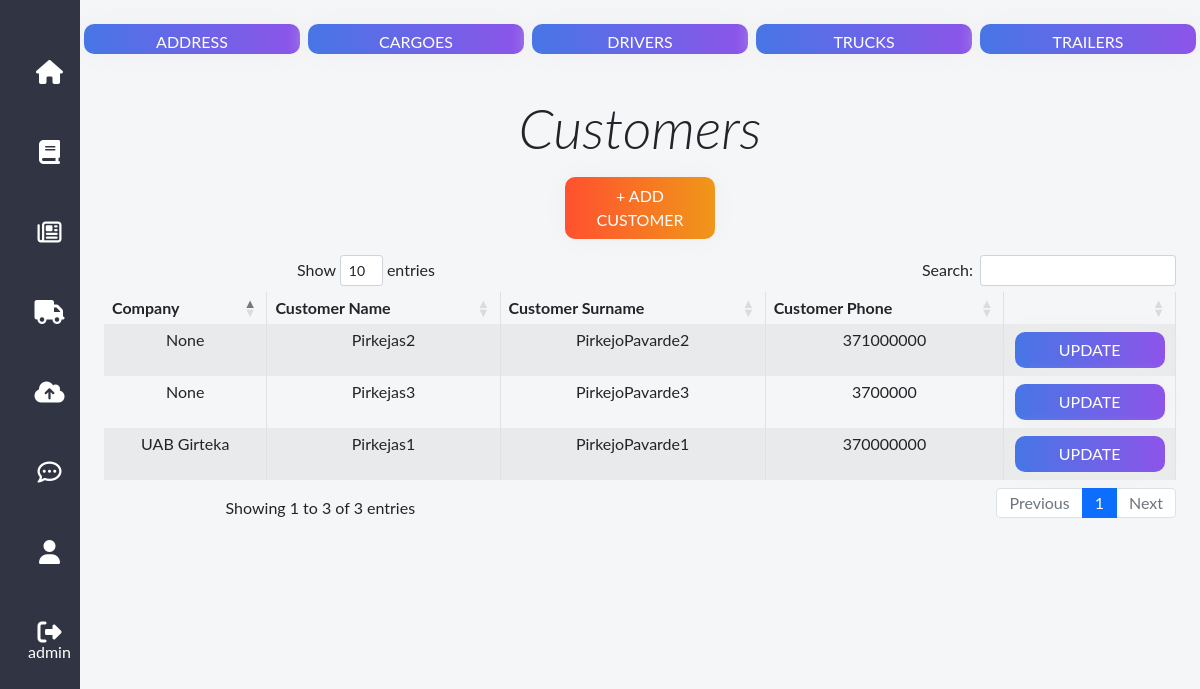
The page /customers/ (signed in) on the database its author committed.
### transport/models.py (models this page shows, shortened)
class Customer(models.Model):
    name = models.CharField(max_length=200, null=True, blank=True)
    surname = models.CharField(max_length=200, null=True, blank=True)
    phone = models.IntegerField(null=True, blank=True)
    email = models.EmailField(max_length=200, null=True)
    address = models.CharField(max_length=200, null=True, blank=True)
    company = models.CharField(max_length=200, null=True, blank=True)
    class Meta:
        verbose_name = "Customer"
        verbose_name_plural = "Customers"

### transport/views.py (the view)
# urls.py: path('customers/', views.CustomerListView.as_view(), name='customers'),
class CustomerListView(LoginRequiredMixin, ListView):
    model = Customer
    context_object_name = 'customers'
    template_name = 'customers.html'

### transport/templates/customers.html
{% extends "base.html" %}
{% block content %}
    <div class="container mt-2">
        <div class="row">
        <a href="{% url 'addresses' %}" class="btn btn-grad mx-1 mb-4 col-md form-button" type="button"  style="height:30px;":>Address</a>
            <a href="{% url 'cargoes' %}" class="btn btn-grad mx-1 mb-4 col-md form-button" type="button"  style="height:30px;":>Cargoes</a>
            <a href="{% url 'drivers' %}" class="btn btn-grad mx-1 mb-4 col-md form-button" type="button"  style="height:30px;":>Drivers</a>
        <a href="{% url 'trucks' %}" class="btn btn-grad mx-1 mb-4 col-md form-button" type="button"  style="height:30px;":>Trucks</a>
         <a href="{% url 'trailers' %}" class="btn btn-grad mx-1 mb-4 col-md form-button" type="button"  style="height:30px;":>Trailers</a>
    </div>
    <div>
    <div class="container mb-3 mt-3">
        <p class="display-4" style="font-style:italic;">Customers</p>
        <a class="btn btn-create" href="{% url 'create_customer' %}">+ Add Customer</a>
    </div>
    <div class="container mb-3 mt-3">
       <table class="table table-striped table-bordered myDataTable stripe " style="width:100%">
        <thead>
            <tr>
                <th>Company</th>
                <th>Customer Name</th>
                <th>Customer Surname</th>
                <th>Customer Phone</th>
                <th></th>
            </tr>
        </thead>
        <tbody>
            {% for customer in customers  %}
            <tr>
                <td>{{customer.company}}</td>
                <td>{{customer.name}}</td>
                <td>{{customer.surname}}</td>
                <td>{{customer.phone}}</td>
                <td><a class="btn btn-grad mx-auto" href="{{ customer.id }}" style="max-width:150px;">Update</a></td>
            </tr>
            {% endfor %}
        </tbody>
    </table>
    </div>
 </div>
{% endblock content %}

### transport/templates/base.html (shortened to what this page needs)
<!DOCTYPE html>
{% load static %}
<html lang="en">
<head>
    <link href="https://cdn.jsdelivr.net/npm/bootstrap@5.0.2/dist/css/bootstrap.min.css" rel="stylesheet">
	<link href="https://cdn.datatables.net/1.11.5/css/dataTables.bootstrap4.min.css"  rel="stylesheet">
    <link rel="stylesheet" type="text/css" href="{% static 'css/styles.css' %}?{% now 'U' %}">
</head>
<body>
<nav class="sidebar-navigation navbar-expand-sm" style="z-index:100;">
	<div style="text-align:center; padding:1em 0;">
	</div>
	<div class="collapse navbar-collapse" id="navbarNavDropdown">
	<ul style="padding-left: 0px;">
		<li name="home">
			<a href="{% url 'home' %}"><i class="fa fa-home"></i></a>
		</li>
		{% if user.is_authenticated %}
		<li name="orders">
			<a href="{% url 'orders' %}"><i class="fa fa-book"></i></a>
		</li>
		<li name="order_lines">
			<a href="{% url 'order_lines' %}"><i class="fa fa-newspaper-o"></i></a>
		</li>
		<li name="links">
			<a href="{% url 'links' %}"><i class="fa fa-truck"></i></a>
		</li>
		<li name="uploads">
			<a href="{% url 'uploads' %}"><i class="fa fa-cloud-upload"></i></a>
		</li>
		<li name="messages">
			<a href="{% url 'messages'%}"><i class="fa fa-commenting-o"></i></a>
		</li>
		<li name="profile">
			<a href="{% url 'profile'%}"><i class="fa fa-user"></i></a>
		</li>
		{% endif %}
		<li name="login">
			{% if user.is_authenticated %}
			<a href="{% url 'logout'%}?next=/home"><i class="fa fa-sign-out"></i></a>
			{{ user.get_username }}
			{% else %}
			<a href="{% url 'login'%}?next={{request.path}}"><i class="fa fa-sign-in"></i></a>
			<span class="tooltip">Log In</span>
			{% endif %}
		</li>
	</ul>
	</div>
    </nav>
        <div class="my-container">
            <br>
            {% block content %}
            {% endblock content %}
        </div>
</body>
</html>

### static/css/styles.css (style rules this page uses)
* { margin: 0; padding: 0; box-sizing: border-box; list-style: none; font-family: "Lato", sans-serif; line-height: 1; }
body { background-color: #f5f6f8; }
.sidebar-navigation { display: inline; position: fixed; min-height: 100vh; width: 80px; background-color: #313443; }
.sidebar-navigation ul { text-align: center; color: white; margin: 0 auto; }
.sidebar-navigation ul li { padding: 28px 28px; cursor: pointer; }
.sidebar-navigation ul li i { display: block; font-size: 24px; }
a { text-decoration:none; color:#fff; }
.my-container { font-family: 'Roboto', sans-serif; font-weight: 400; overflow: hidden; margin-left:80px; text-align:center; }
.btn-grad { background-image: linear-gradient(to right, #4776E6 0%, #8E54E9 51%, #4776E6 100%) }
.btn-grad { padding: 5px 15px; text-align: center; text-transform: uppercase; transition: 0.5s; background-size: 200% auto; color: white; box-shadow: 0 0 20px #eee; border-radius: 10px; display: block; }
.btn-create { background-image: linear-gradient(to right, #FF512F 0%, #F09819 51%, #FF512F 100%) }
.btn-create { max-width:150px; margin:0; text-align: center; text-transform: uppercase; transition: 0.5s; background-size: 200% auto; color: white; box-shadow: 0 0 20px #eee; border-radius: 10px; display: inline-block; }

### rows shown on the page
Customer: company "UAB Girteka", name "Pirkejas1", surname "PirkejoPavarde1", phone "370000000", {{ customer.id }} 1 (drawn)
Customer: company "None", name "Pirkejas2", surname "PirkejoPavarde2", phone "371000000"
Customer: company "None", name "Pirkejas3", surname "PirkejoPavarde3", phone "3700000"

### other values the page prints
{{ user.get_username }} "admin"
